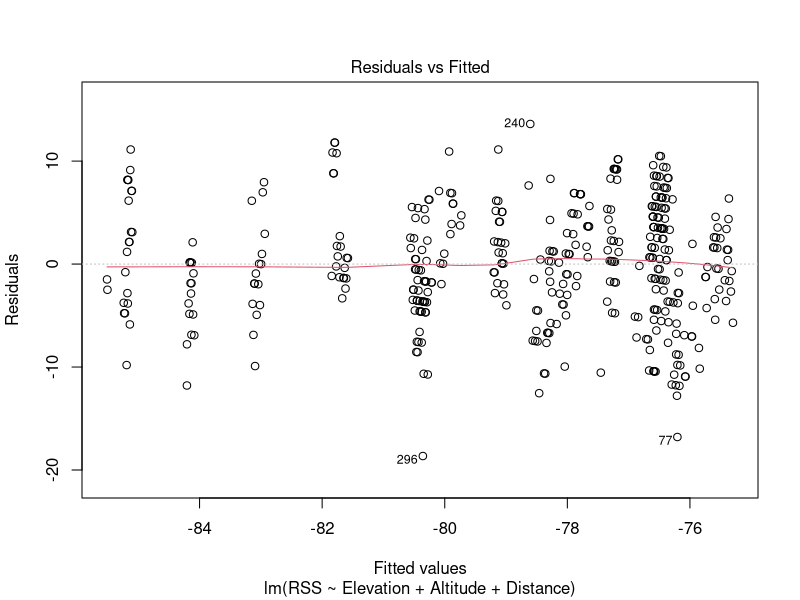
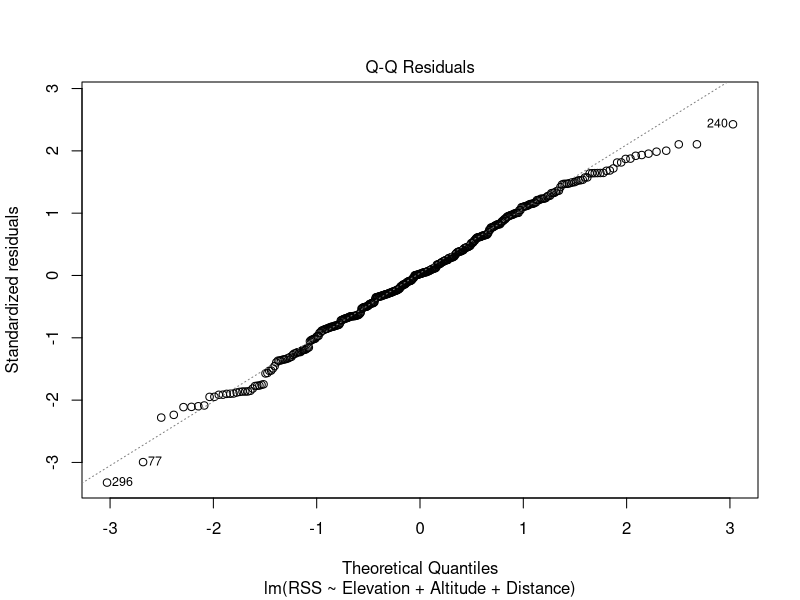
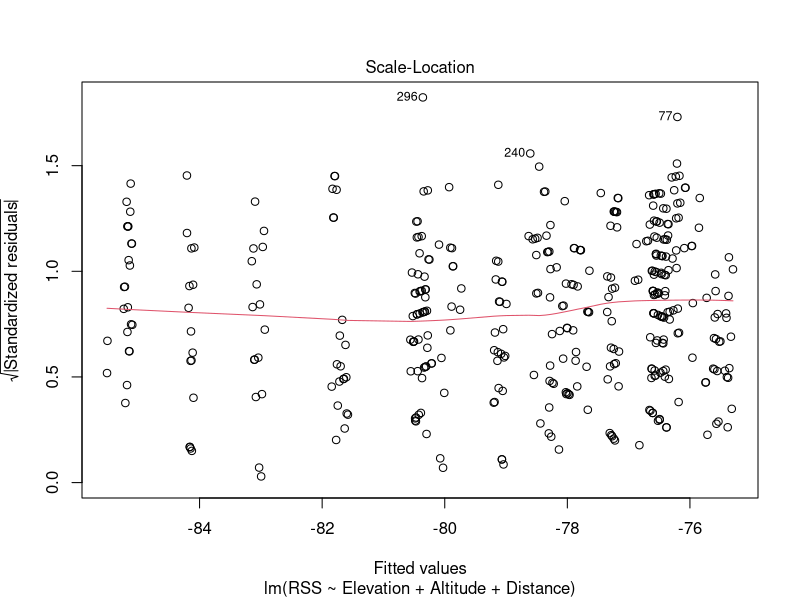
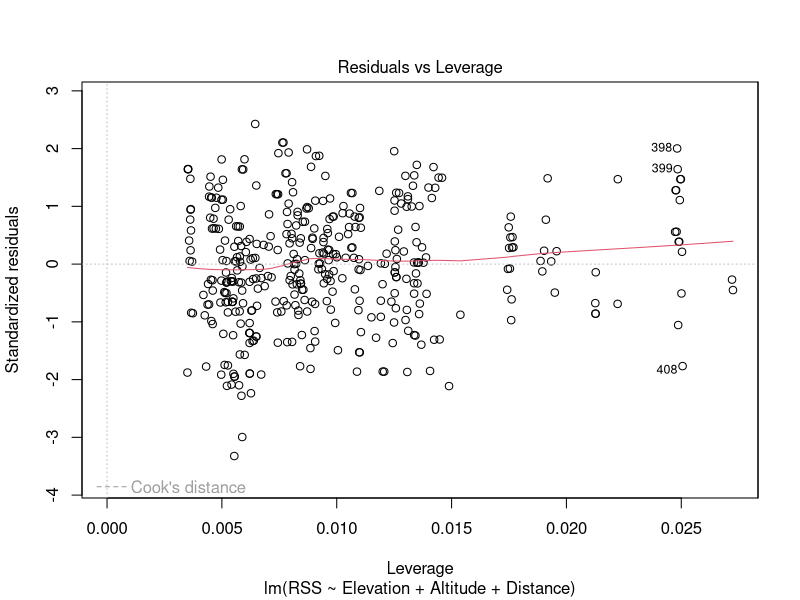
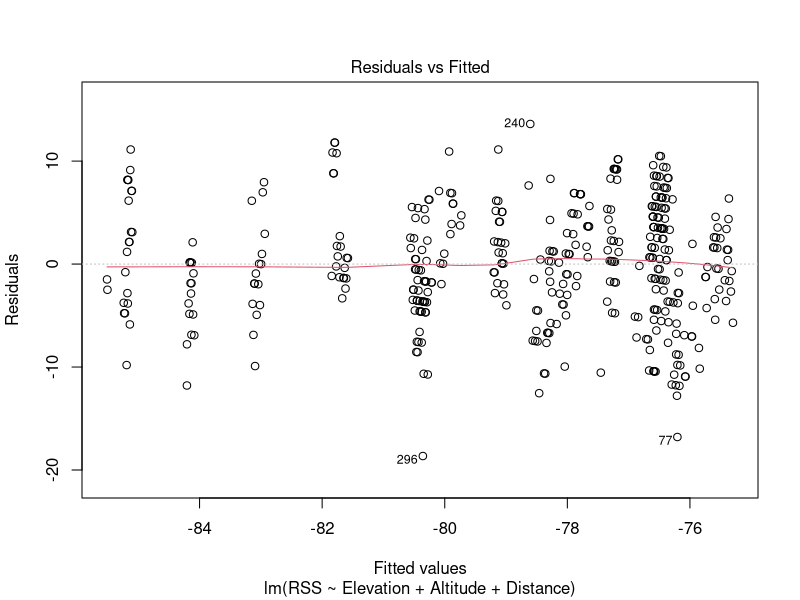
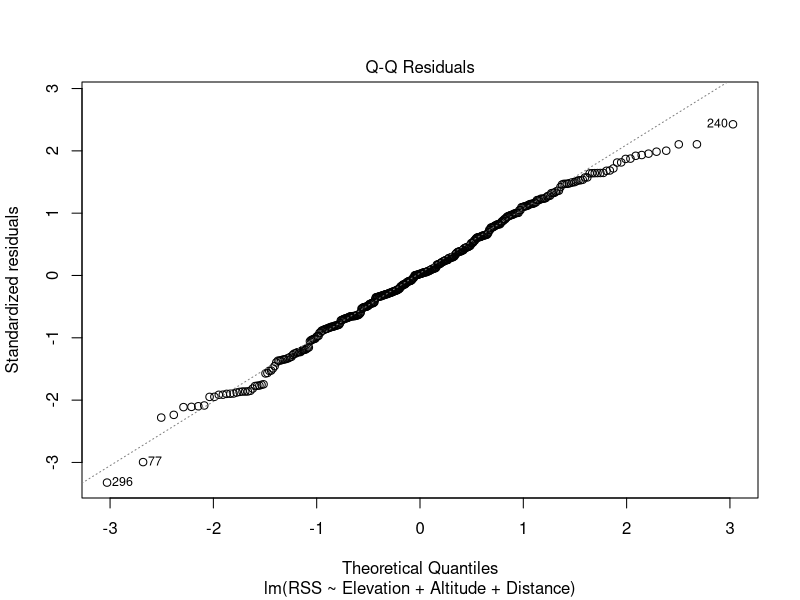
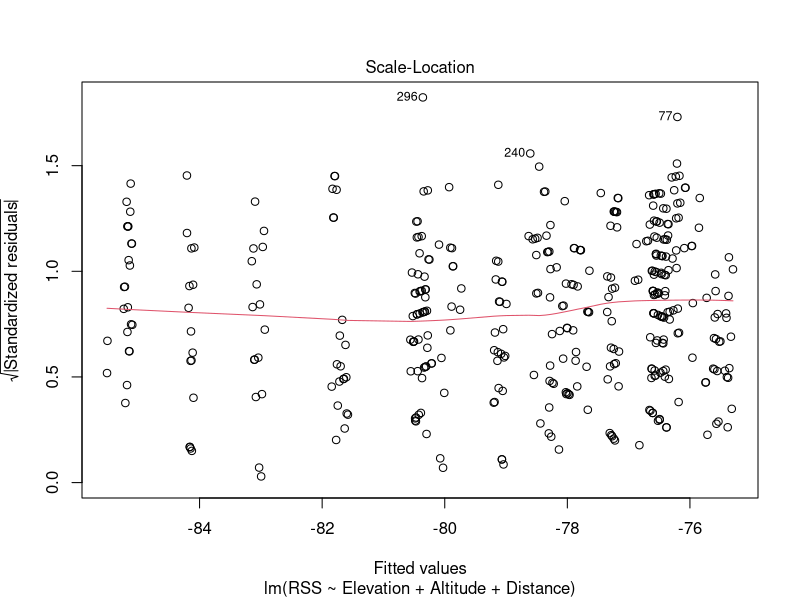
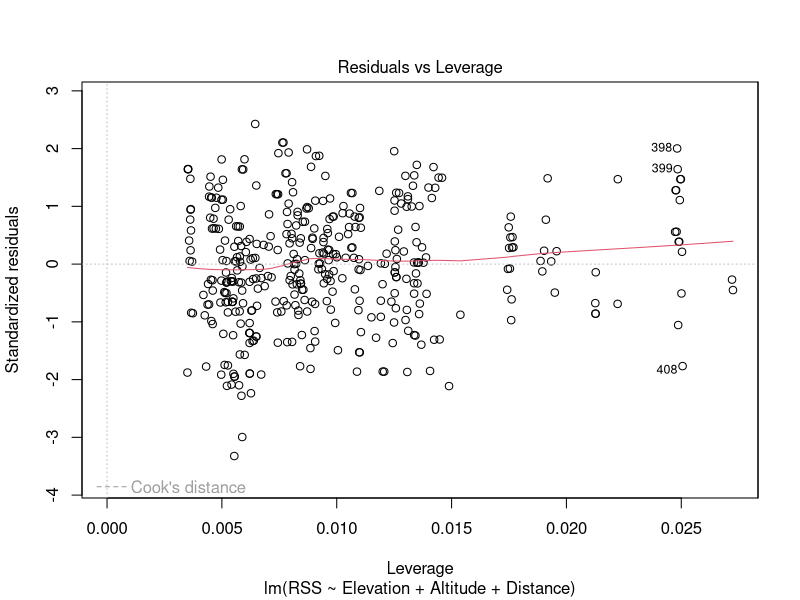

Write the R code that produced these figures, in order.
## ---- chunk 1
sector2_1800 = read.csv("Sector2(1800Mhz).csv")
model <- lm(RSS ~ Elevation + Altitude + Distance, data = sector2_1800)
summary(model)
## ---- chunk 2
sector2_900 = read.csv("Sector2(900Mhz).csv")
model2 <- lm(RSS ~ Elevation + Altitude + Distance, data = sector2_900)
summary(model2)
## ---- chunk 3
test<-read.csv("range1.csv")
t.test(test$Au,test$GaN, mu=0, alt="less", conf=0.95, var.equal=F, paired=F)
## ---- chunk 4
test<-read.csv("range2.csv")
t.test(test$Au,test$GaN, mu=0, alt="less", conf=0.95, var.equal=F, paired=F)
## ---- chunk 5
test<-read.csv("range3.csv")
t.test(test$Au,test$GaN, mu=0, alt="less", conf=0.95, var.equal=F, paired=F)
## ---- chunk 6
test<-read.csv("all.csv")
t.test(test$Au,test$GaN, mu=0, alt="less", conf=0.95, var.equal=F, paired=F)
## ---- chunk 7
plot(model)
## ---- chunk 8
plot(model)
